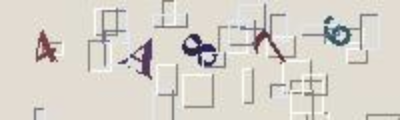
#> input picture img_processing/thresholding/datasets/4A876.png, 400 x 120 px
$ jupyter execute demo2.ipynb   (shell and % lines are left out)
#> lines starting #> are read from the running program, lines starting #| are printed output that depends on the picture; after the words box and inside, x2 and y2 are one past the last pixel; in counts of white or black regions, pixels touching at a corner belong together
[cell 1]
import cv2
import numpy as np
from matplotlib import pyplot as plt

[cell 2]
def img_show(img):
    fig = plt.figure()
    plt.imshow(img)
    plt.xticks([])
    plt.yticks([])
    fig.savefig('test', bbox_inches='tight', pad_inches=0)
    plt.show()

[cell 3]
img = cv2.imread('datasets/4A876.png')
#> img is the input picture: shape (120, 400, 3); mean B, G, R 203.1, 211, 215.7
img = cv2.cvtColor(img, cv2.COLOR_BGR2RGB)
img_show(img)

[cell 4]
img = cv2.imread('datasets/4A876.png', 0)
#> img: shape (120, 400); min 32, max 250, mean 210.8
kernel = np.ones((1,1), np.uint8)

[cell 5]
erosion = cv2.erode(img, kernel, iterations=1)
img_show(erosion)

[cell 6]
img_list = list()
for i in erosion:
    for j in i:
        img_list.append(j)
#> this loop made 120 passes
#> after the loop, img_list = 48000 items
for i, j in enumerate(img_list):
    if j < 120:
        img_list[i] = 0
    else:
        img_list[i] = 255
img_new = np.asarray(img_list)
img_new = img_new.reshape(120, 400)
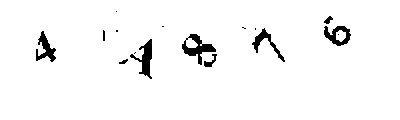
#> img_new: shape (120, 400) int64; 96.5% white; 16 black regions (7 under 20 px), largest, box (x1, y1, x2, y2) and area: (182, 34, 216, 65) 385, (130, 39, 152, 79) 338, (324, 26, 351, 46) 276
img_show(img_new)
